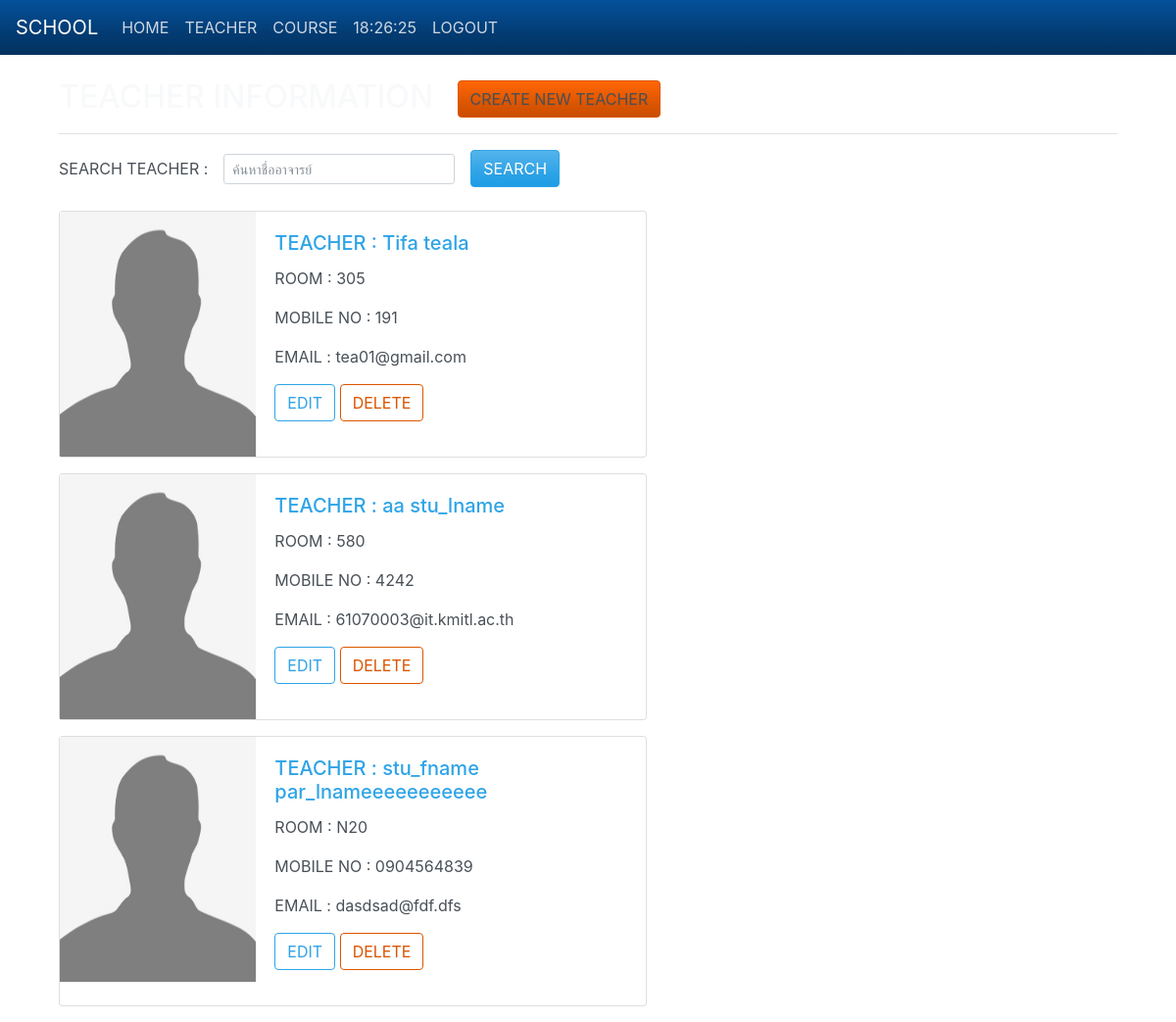
Screenshot of /school/teacher/ with the database file from the repository.
### school/models.py (models this page shows, shortened)
class Teacher(models.Model):
    user = models.ForeignKey(User, on_delete=models.CASCADE)
    first_name = models.CharField(max_length=255)
    last_name = models.CharField(max_length=255)
    email = models.EmailField(max_length=255)
    phone_number = models.CharField(max_length=12)
    room = models.CharField(max_length=255)
    teacher_user_id = models.CharField(max_length=6)
    image = models.ImageField(upload_to='uploads/', null=True)

### school/views.py (the view)
# urls.py: path('teacher/', views.teacher, name='teacher'),
def teacher(request):
    teacher = Teacher.objects.all()
    return render(request, template_name='teacher/teacher.html', context={
        'teacher' : teacher
    })

### school/templates/teacher/teacher.html (shortened to what this page needs)
{% extends "base.html" %}
{% block content %}
<div class="container">
  <h2 class="text-light">TEACHER INFORMATION
    <a href="{% url 'teacher_add' %}"><button type="button" class="btn btn-secondary ml-3 btn btn-warning ">CREATE NEW TEACHER</button></a>
  </h2>
  <hr class="bg-light">
  <form class="form-inline" method="POST" action="{% url 'index' %}">
    <div class="form-group">
      <label for="inputSearch">SEARCH TEACHER : </label>&emsp;
      <input type="text" class="form-control form-control-sm" id="inputSearch" name="search"
        placeholder="ค้นหาชื่ออาจารย์">
    </div>
    <button type="submit" class="btn btn-primary ml-3">SEARCH</button>
  </form><br />
  {% for tea in teacher %}
  <div class="card mb-3" style="max-width: 600px;">
    <div class="row no-gutters">
      <div class="col-md-4">
        {% load static %}
        <img src="{% static "image/2.jpg" %}" alt="logo-image" width=200 height=250>
      </div>
      <div class="col-md-8">
        <div class="card-body">
          <h5 class="card-title">TEACHER : {{ tea.first_name }} {{ tea.last_name }}</h5>
          <p class="card-text">ROOM : {{ tea.room }}</p>
          <p class="card-text">MOBILE NO : {{ tea.phone_number }}</p>
          <p class="card-text">EMAIL : {{ tea.email }}</p>
          <p class="card-text">
            <a href="{% url 'teacher_update' teacher_id=tea.id %}">
              <div class="btn btn-outline-primary" id="{{tea.id}}">EDIT</div>
          </a>
          <a href="{% url 'teacher_delete' teacher_id=tea.id %}">
              <div class="btn btn-outline-warning" id="{{tea.id}}">DELETE</div>
          </a>
          </p>
        </div>
      </div>
    </div>
  </div>
  {% endfor %}
</div>
{% endblock %}

### templates/base.html (shortened to what this page needs)
<!DOCTYPE html>
{% load static %}
<html lang="en">
<head>
    <link rel="stylesheet" type="text/css" href="{% static 'css/bootstrap.min.css'%}">
    <link rel="stylesheet" href="//code.jquery.com/ui/1.12.1/themes/base/jquery-ui.css">
</head>
<body onload="startTime()">
    <nav class="navbar navbar-expand-lg navbar-dark bg-dark">
        <a class="navbar-brand" href="{% url 'index' %}">SCHOOL {{request.user.username}}</a>
        <div class="collapse navbar-collapse" id="navbarSupportedContent">
            <ul class="navbar-nav mr-auto">
                <li class="nav-item">
                    <a class="nav-link" href="{% url 'index' %}">HOME</a>
                </li>
                <li class="nav-item">
                    <a class="nav-link" href="{% url 'teacher' %}">TEACHER</a>
                </li>
                <li class="nav-item">
                    <a class="nav-link" href="{% url 'course' %}">COURSE</a>
                </li>
                <li class="nav-item">
                    <a class="nav-link" id="txt"></a>
                </li>
                <li class="nav-item">
                    <a class="nav-link" href="{% url 'logout' %}">LOGOUT</a>
                </li>
            </ul>
        </div>
    </nav>
    <br>
    <div class="container">
        {% block content %}
        {% endblock %}
    </div>
</body>
</html>

### rows the page displays
Teacher: first_name "Tifa", last_name "teala", room "305", phone_number "191", email "tea01@gmail.com"
Teacher: first_name "aa", last_name "stu_lname", room "580", phone_number "4242", email "61070003@it.kmitl.ac.th"
Teacher: first_name "stu_fname", last_name "par_lnameeeeeeeeeee", room "N20", phone_number "0904564839", email "dasdsad@fdf.dfs"
